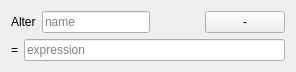
<?xml version="1.0" encoding="UTF-8"?>
<ui version="4.0">
 <class>Alter</class>
 <widget class="QWidget" name="Alter">
  <property name="geometry">
   <rect>
    <x>0</x>
    <y>0</y>
    <width>296</width>
    <height>61</height>
   </rect>
  </property>
  <property name="sizePolicy">
   <sizepolicy hsizetype="Preferred" vsizetype="Fixed">
    <horstretch>0</horstretch>
    <verstretch>0</verstretch>
   </sizepolicy>
  </property>
  <property name="windowTitle">
   <string>Form</string>
  </property>
  <layout class="QVBoxLayout" name="verticalLayout">
   <item>
    <layout class="QHBoxLayout" name="horizontalLayout_2">
     <item>
      <widget class="QLabel" name="label">
       <property name="text">
        <string>Alter</string>
       </property>
      </widget>
     </item>
     <item>
      <widget class="QLineEdit" name="name">
       <property name="placeholderText">
        <string>name</string>
       </property>
      </widget>
     </item>
     <item>
      <spacer name="horizontalSpacer">
       <property name="orientation">
        <enum>Qt::Horizontal</enum>
       </property>
       <property name="sizeHint" stdset="0">
        <size>
         <width>40</width>
         <height>20</height>
        </size>
       </property>
      </spacer>
     </item>
     <item>
      <widget class="QPushButton" name="btnDel">
       <property name="text">
        <string>-</string>
       </property>
      </widget>
     </item>
    </layout>
   </item>
   <item>
    <layout class="QHBoxLayout" name="horizontalLayout">
     <item>
      <widget class="QLabel" name="label_3">
       <property name="text">
        <string>=</string>
       </property>
      </widget>
     </item>
     <item>
      <widget class="QLineEdit" name="expr">
       <property name="sizePolicy">
        <sizepolicy hsizetype="Expanding" vsizetype="Fixed">
         <horstretch>1</horstretch>
         <verstretch>0</verstretch>
        </sizepolicy>
       </property>
       <property name="toolTip">
        <string>&lt;html&gt;&lt;head/&gt;&lt;body&gt;&lt;p&gt;Value&lt;/p&gt;&lt;p&gt;Name=Value ...&lt;/p&gt;&lt;/body&gt;&lt;/html&gt;</string>
       </property>
       <property name="placeholderText">
        <string>expression</string>
       </property>
      </widget>
     </item>
    </layout>
   </item>
  </layout>
 </widget>
 <resources/>
 <connections/>
</ui>
